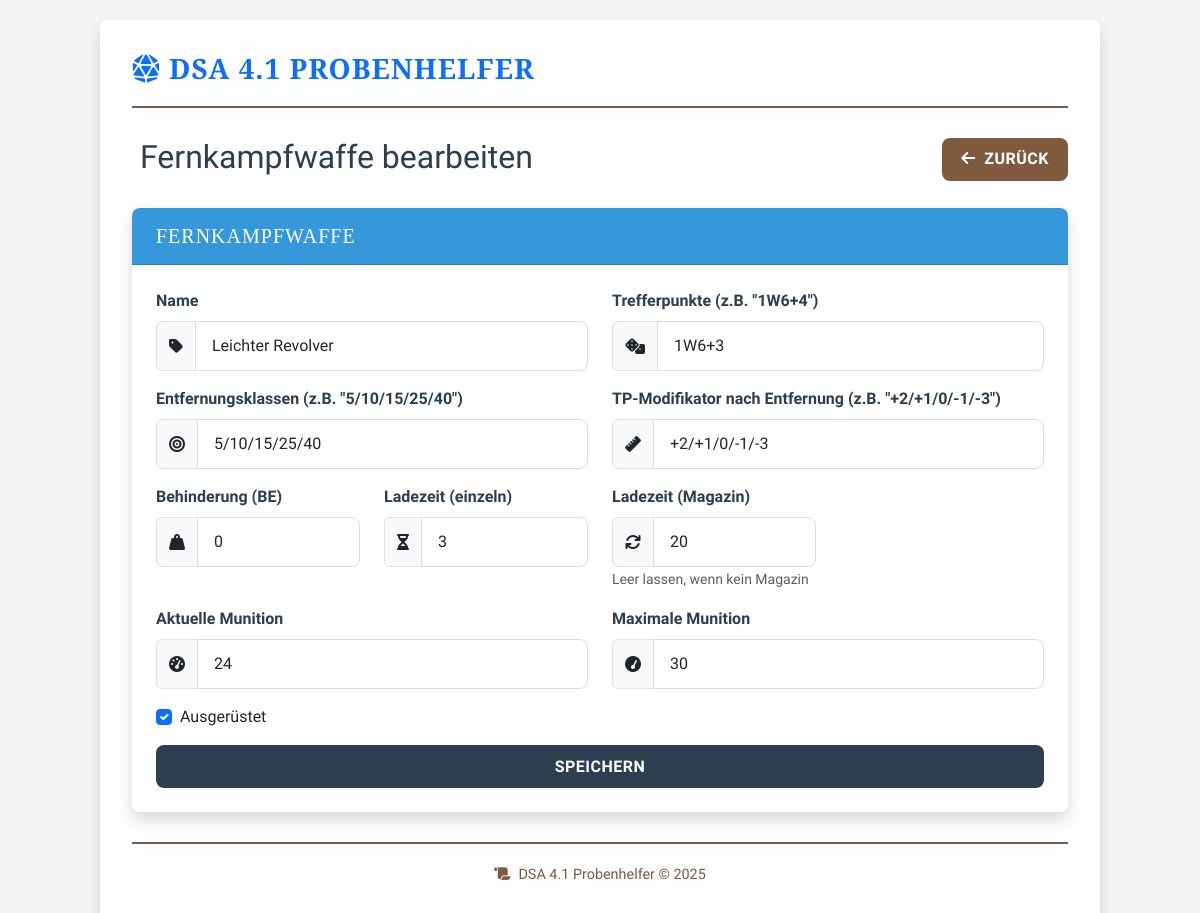
The app's page /weapon/ranged/1/edit with its own data.
### app.py (models this page shows)
class Weapon(db.Model):
    __abstract__ = True
    id = db.Column(db.Integer, primary_key=True)
    name = db.Column(db.String(100), nullable=False)
    character_id = db.Column(db.Integer, db.ForeignKey('character.id'), nullable=False)
    equipped = db.Column(db.Boolean, default=False)

class RangedWeapon(Weapon):
    __tablename__ = 'ranged_weapon'
    be = db.Column(db.Integer, default=0)  # Behinderung
    tp = db.Column(db.String(20), nullable=False)  # z.B. "1W6+4"
    reichweite = db.Column(db.String(50), nullable=False)  # z.B. "5/10/15/25/40"
    tp_mod_entfernung = db.Column(db.String(50), nullable=False)  # z.B. "+2/+1/0/-1/-3"
    ladezeit_einzeln = db.Column(db.Integer, default=1)  # Ladezeit innerhalb eines Magazins
    ladezeit_magazin = db.Column(db.Integer, nullable=True)  # Ladezeit für Magazinwechsel, NULL wenn kein Magazin
    munition_aktuell = db.Column(db.Integer, default=0)  # Aktuelle Munition
    munition_max = db.Column(db.Integer, default=0)  # Maximale Munition

### app.py (the view, shortened to what this page needs)
@app.route('/weapon/ranged/<int:weapon_id>/edit', methods=['GET', 'POST'])
def edit_ranged_weapon(weapon_id):
    weapon = db.session.get(RangedWeapon, weapon_id)
    if weapon is None:
        abort(404)
    form = RangedWeaponForm(obj=weapon)
    return render_template('ranged_weapon_form.html', form=form, character=weapon.character, title='Fernkampfwaffe bearbeiten')

### app.py
class RangedWeaponForm(FlaskForm):
    name = StringField('Name', validators=[DataRequired()])
    be = IntegerField('Behinderung (BE)', validators=[NumberRange(min=0)], default=0)
    tp = StringField('Trefferpunkte (z.B. "1W6+4")', validators=[DataRequired()])
    reichweite = StringField('Entfernungsklassen (z.B. "5/10/15/25/40")', validators=[DataRequired()])
    tp_mod_entfernung = StringField('TP-Modifikator nach Entfernung (z.B. "+2/+1/0/-1/-3")', validators=[DataRequired()])
    ladezeit_einzeln = IntegerField('Ladezeit (einzeln)', validators=[NumberRange(min=0)], default=1)
    ladezeit_magazin = IntegerField('Ladezeit (Magazin)', validators=[NumberRange(min=0)])
    munition_aktuell = IntegerField('Aktuelle Munition', validators=[NumberRange(min=0)], default=0)
    munition_max = IntegerField('Maximale Munition', validators=[NumberRange(min=0)], default=0)
    equipped = BooleanField('Ausgerüstet')
    submit = SubmitField('Speichern')

### templates/ranged_weapon_form.html (shortened to what this page needs)
{% extends "layout.html" %}
{% block content %}
<div class="row mb-4">
  <div class="col">
    <h2>{{ title }}</h2>
  </div>
  <div class="col text-end">
    <a href="{{ url_for('character_weapons', character_id=character.id) }}" class="btn btn-secondary">
      <i class="fas fa-arrow-left me-1"></i> Zurück
    </a>
  </div>
</div>
<form method="POST">
  <div class="card mb-4">
    <div class="card-header bg-info text-white">
      <h5 class="mb-0">Fernkampfwaffe</h5>
    </div>
    <div class="card-body">
      <div class="row mb-3">
        <div class="col-md-6">
          <div class="form-group">
            {{ form.name.label(class="form-label") }}
            <div class="input-group">
              <span class="input-group-text"><i class="fas fa-tag"></i></span>
              {{ form.name(class="form-control") }}
            </div>
          </div>
        </div>
        <div class="col-md-6">
          <div class="form-group">
            {{ form.tp.label(class="form-label") }}
            <div class="input-group">
              <span class="input-group-text"><i class="fas fa-dice"></i></span>
              {{ form.tp(class="form-control") }}
            </div>
          </div>
        </div>
      </div>
      <div class="row mb-3">
        <div class="col-md-6">
          <div class="form-group">
            {{ form.reichweite.label(class="form-label") }}
            <div class="input-group">
              <span class="input-group-text"><i class="fas fa-bullseye"></i></span>
              {{ form.reichweite(class="form-control") }}
            </div>
          </div>
        </div>
        <div class="col-md-6">
          <div class="form-group">
            {{ form.tp_mod_entfernung.label(class="form-label") }}
            <div class="input-group">
              <span class="input-group-text"><i class="fas fa-ruler"></i></span>
              {{ form.tp_mod_entfernung(class="form-control") }}
            </div>
          </div>
        </div>
      </div>
      <div class="row mb-3">
        <div class="col-md-3">
          <div class="form-group">
            {{ form.be.label(class="form-label") }}
            <div class="input-group">
              <span class="input-group-text"><i class="fas fa-weight-hanging"></i></span>
              {{ form.be(class="form-control") }}
            </div>
          </div>
        </div>
        <div class="col-md-3">
          <div class="form-group">
            {{ form.ladezeit_einzeln.label(class="form-label") }}
            <div class="input-group">
              <span class="input-group-text"><i class="fas fa-hourglass-half"></i></span>
              {{ form.ladezeit_einzeln(class="form-control") }}
            </div>
          </div>
        </div>
        <div class="col-md-3">
          <div class="form-group">
            {{ form.ladezeit_magazin.label(class="form-label") }}
            <div class="input-group">
              <span class="input-group-text"><i class="fas fa-sync"></i></span>
              {{ form.ladezeit_magazin(class="form-control") }}
            </div>
            <small class="text-muted">Leer lassen, wenn kein Magazin</small>
          </div>
        </div>
      </div>
      <div class="row mb-3">
        <div class="col-md-6">
          <div class="form-group">
            {{ form.munition_aktuell.label(class="form-label") }}
            <div class="input-group">
              <span class="input-group-text"><i class="fas fa-tachometer-alt"></i></span>
              {{ form.munition_aktuell(class="form-control") }}
            </div>
          </div>
        </div>
        <div class="col-md-6">
          <div class="form-group">
            {{ form.munition_max.label(class="form-label") }}
            <div class="input-group">
              <span class="input-group-text"><i class="fas fa-tachometer"></i></span>
              {{ form.munition_max(class="form-control") }}
            </div>
          </div>
        </div>
      </div>
      <div class="form-check mb-3">
        {{ form.equipped(class="form-check-input") }}
        {{ form.equipped.label(class="form-check-label") }}
      </div>
      <div class="d-grid gap-2">
        {{ form.submit(class="btn btn-primary") }}
      </div>
    </div>
  </div>
</form>
{% endblock %}

### templates/layout.html (style rules this page uses)
:root { --primary-color: #2c3e50; --secondary-color: #7f5a3f; --accent-color: #c0392b; --success-color: #27ae60; --danger-color: #c0392b; --info-color: #3498db; --dark-color: #1a1a1a; --light-color: #f8f9fa; --border-radius: 0.5rem; --card-shadow: 0 0.5rem 1rem rgba(0, 0, 0, 0.15); --transition-speed: 0.3s; }
body { font-family: 'Raleway', sans-serif; color: var(--primary-color); background-color: #f5f5f5; background-image: url('https://www.transparenttextures.com/patterns/parchment.png'); padding-top: 20px; padding-bottom: 20px; }
.btn { transition: all var(--transition-speed); border-radius: var(--border-radius); font-weight: 600; text-transform: uppercase; letter-spacing: 0.5px; padding: 0.6rem 1.2rem; border: none; }
.btn-primary { background-color: var(--primary-color); }
.btn-secondary { background-color: var(--secondary-color); }
.card { border: none; border-radius: var(--border-radius); overflow: hidden; box-shadow: var(--card-shadow); transition: all var(--transition-speed); margin-bottom: 1.5rem; }
.card-header { background-color: var(--primary-color); color: white; font-family: 'Cinzel', serif; font-weight: 700; text-transform: uppercase; letter-spacing: 1px; padding: 1rem 1.5rem; }
.card-header.bg-info { background-color: var(--info-color) !important; }
.card-body { padding: 1.5rem; }
.form-control, .form-select { border-radius: var(--border-radius); padding: 0.75rem 1rem; border: 1px solid #ddd; transition: all var(--transition-speed); }
.form-label { font-weight: 600; color: var(--primary-color); margin-bottom: 0.5rem; }

### records on screen
RangedWeapon: name "Leichter Revolver", tp "1W6+3", reichweite "5/10/15/25/40", tp_mod_entfernung "+2/+1/0/-1/-3", be "0", ladezeit_einzeln "3", ladezeit_magazin "20", munition_aktuell "24", munition_max "30", equipped "☑"

### other values on screen
{{ title }} "Fernkampfwaffe bearbeiten"
